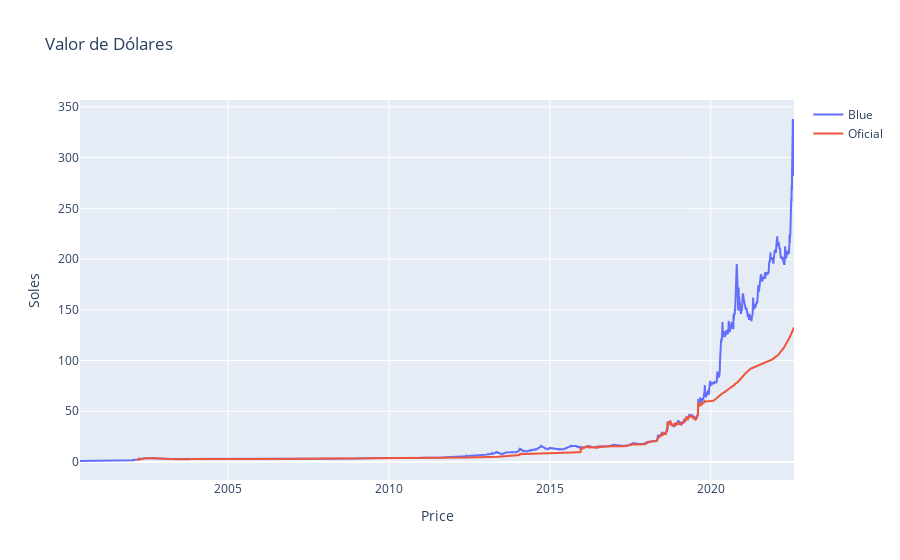

Notebook cell for this chart:
### Markdown cell above
----
----
## Exploración conjunta
Graficamos ambos dólares

### Code cell
fig = go.Figure()
fig.add_trace(go.Scatter(x = dolar_b['d'], y = dolar_b['v'], mode='lines', name='Blue'))
fig.add_trace(go.Scatter(x = dolar_o['d'], y = dolar_o['v'], mode='lines', name='Oficial'))
fig.update_layout(
    title='Valor de Dólares',
    xaxis_title = 'Price',
    yaxis_title = 'Soles')
fig

### Figure 1 — Plotly figure (JSON) as saved in the notebook; plotly's stock layout.template omitted (floating-point values rounded to 4 significant figures; data arrays with more than 128 entries replaced by an {"elided": "..."} marker saying what was removed)
{"data": [{"mode": "lines", "name": "Blue", "type": "scatter", "x": {"elided": "5567 str values"}, "y": {"elided": "5567 float values"}}, {"mode": "lines", "name": "Oficial", "type": "scatter", "x": {"elided": "5016 str values"}, "y": {"elided": "5016 float values"}}], "layout": {"title": {"text": "Valor de Dólares"}, "xaxis": {"title": {"text": "Price"}}, "yaxis": {"title": {"text": "Soles"}}}}
